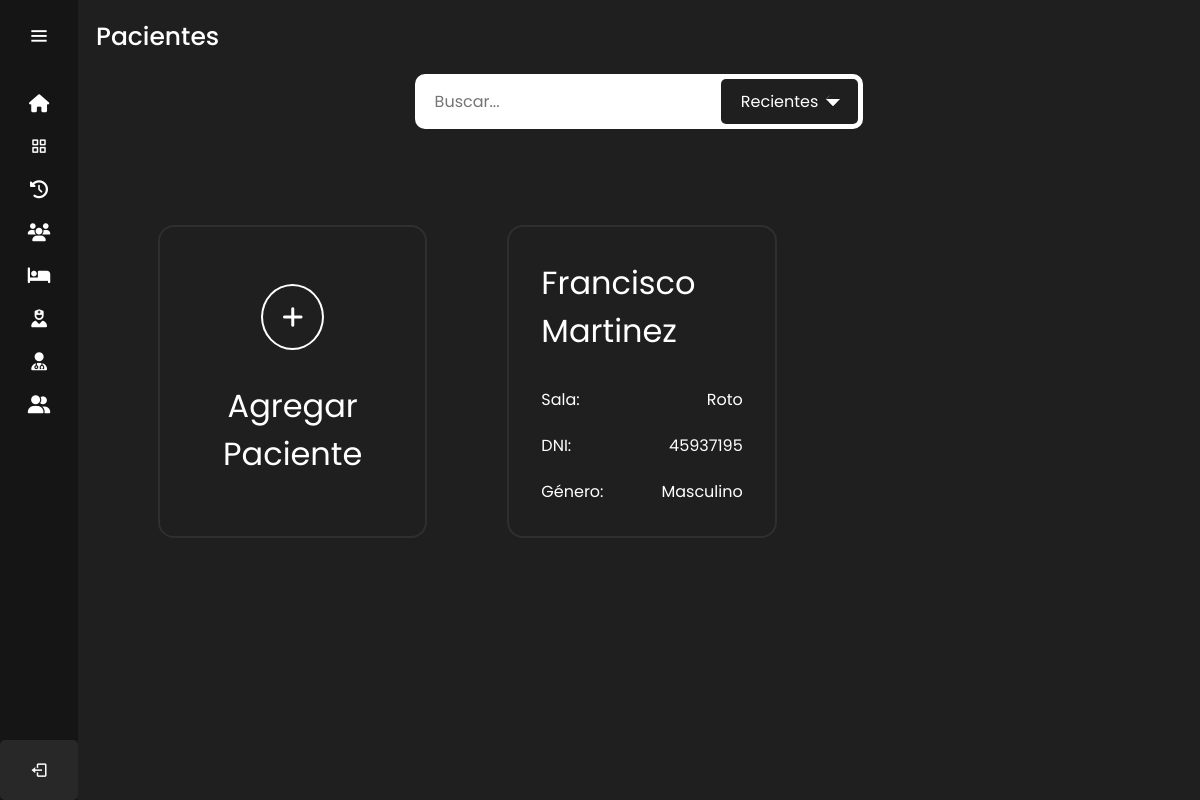
Page /pacientes/ (signed in) on the committed database.
### sitio/models.py (models this page shows)
class Paciente(models.Model):
    DNI = models.CharField(max_length=8)
    nombre = models.CharField(max_length=255)
    apellido = models.CharField(max_length=255)
    direccion = models.TextField()
    email = models.EmailField()
    obra_social=models.CharField(max_length=30)
    fecha_nacimiento=models.DateField(null=True)
    genero=models.CharField(max_length=12, default='masculino')
    telefono = models.CharField(max_length=12)  # Puedes ajustar el patrón de validación según tu necesidad
    alergia = models.CharField(max_length=255, blank=True, default='No',null=True)
    enfermedad_cronica = models.CharField(max_length=255, blank=True, default='No',null=True)
    tratamiento_medico = models.CharField(max_length=255, blank=True, default='No',null=True)
    enfermedades_o_cirugias = models.TextField(max_length=255, blank=True, default='No',null=True)
    enfermero=models.ForeignKey(Enfermeros,on_delete=models.CASCADE)
    internado=models.CharField(max_length=2, default='No')
    sala=models.ForeignKey(Salas,on_delete=models.CASCADE)

class Salas(models.Model):
    nombre=models.CharField(max_length=50)
    tipo_sala=models.CharField(max_length=50)

### sitio/views.py (the view)
# urls.py: path('pacientes/', login_required(views.pacientes),name ='paciente'),
@user_passes_test(is_medico_admin_o_enfermero)
def pacientes (request):
    pacientess = Paciente.objects.all()
    return render(request, 'pacientes.html',{'pacientes':pacientess})

### sitio/views.py (called while the page is built)
def is_medico_admin_o_enfermero(user):
    return (
        user.groups.filter(name='Médico').exists() or
        user.groups.filter(name='Enfermero').exists() or
        user.groups.filter(name='ADMIN').exists()
    )

### sitio/templates/pacientes.html (shortened to what this page needs)
{% extends 'layouts/nav.html' %} {% load static %} {% block content %}
<head>
  <link rel="stylesheet" href="{% static '/styles/pacientes_medicos_enfermeros_styles.css' %}" />
  <link
    rel="stylesheet"
    href="https://use.fontawesome.com/releases/v5.15.4/css/all.css"
  />
</head>
<div class="text">Pacientes</div>
<div class="container_filtros_busqueda">
  <div class="filtros_busqueda">
      <form action="#">
          <div class="input_box">
              <input type="text" placeholder="Buscar..." required>
              <div class="selection"><p>Recientes</p><span></span></div>
          </div>
      </form>
  </div>
</div>
<div class="container_pacientes_medicos_enfermeros">
  <a href="/agregar_paciente" class="agregar_paciente_medico_enfermero">
    <div class="icon_agregar_paciente_medico_enfermero"><i class="fa-solid fa-plus"></i></div>
    <div class="title_paciente_medico_enfermero">Agregar Paciente</div>
  </a>
  {% for paciente in pacientes %}
  <a href="{% url 'perfil_paciente' paciente.id %}" class="paciente_medico_enfermero">
      <div class="title_paciente_medico_enfermero">{{ paciente.nombre }} {{ paciente.apellido }}</div>
      <div class="extra_info_paciente_medico_enfermero">
        <div class="flex_info">
          <p>Sala: </p>
          <p>{{ paciente.sala.nombre }}</p>
        </div>
        <div class="flex_info">
          <p>DNI: </p>
          <p>{{ paciente.DNI }}</p>
        </div>
        <div class="flex_info">
          <p>Género: </p>
          <p>{{ paciente.genero }}</p>
        </div>
      </div>
  </a>
  {% endfor %}
</div>
{% endblock %}

### sitio/static/Styles/nav_styles.css (style rules this page uses)
body { position: relative; }
:root { --color-default:#151515; --color-second:#292828; --color-white:#fff; --color-body:#1F1F1F; --color-light:#e0e0e0; --color-text:#fff; }
* { padding: 0%; margin: 0%; box-sizing: border-box; font-family: 'Poppins', sans-serif; }
body { min-height: 100vh; }
.home-section .text { display: inline-block; color:var(--color-text); font-size: 25px; font-weight: 500; margin: 18px; }

### sitio/static/Styles/pacientes_medicos_enfermeros_styles.css (style rules this page uses)
.filtros_busqueda { background-color: #fff; border-radius: 10px; padding: 5px; width: 40%; margin: 0 auto 2em; }
.filtros_busqueda form .input_box { width: 100%; display: flex; align-items: center; position: relative; }
.filtros_busqueda form .input_box input { width: 100%; font-size: 1em; padding: 10px 15px; border: none; outline: none; }
.filtros_busqueda form .selection { background-color: #1f1f1f; padding: 10px 20px; border-radius: 5px; cursor: pointer; display: flex; align-items: center; }
.filtros_busqueda form .selection p { font-size: 1em; color: #fff; }
.filtros_busqueda form .selection span { border-right: 5px solid #fff; border-bottom: 5px solid #fff; border-left: 5px solid #1f1f1f; border-top: 5px solid #1f1f1f; display: inline-block; rotate: 45deg; margin-left: 10px; margin-bottom: 5px; }
.container_pacientes_medicos_enfermeros { display: grid; grid-template-columns: 28% 28% 28%; gap: 5em; padding: 4em 5em; }
.icon_agregar_paciente_medico_enfermero { padding: .8em; border: 2px solid white; border-radius: 100%; font-size: 1.5em; }
.agregar_paciente_medico_enfermero { display: flex; flex-direction: column; align-items: center; justify-content: center; gap: 2em; padding: 2em; color: white; border: 2px solid #2F2F2F; border-radius: 1em; text-decoration: none; text-align: center; }
.paciente_medico_enfermero { display: flex; flex-direction: column; gap: 2em; padding: 2em; color: white; border: 2px solid #2F2F2F; border-radius: 1em; text-decoration: none; }
.title_paciente_medico_enfermero { font-size: 2em; }
.extra_info_paciente_medico_enfermero { display: flex; flex-direction: column; gap: 1.3em; }
.flex_info { display: flex; flex-wrap: wrap; justify-content: space-between; }

### rows in the picture
Paciente: nombre "Francisco", apellido "Martinez", sala.nombre "Roto", DNI "45937195", genero "Masculino"
